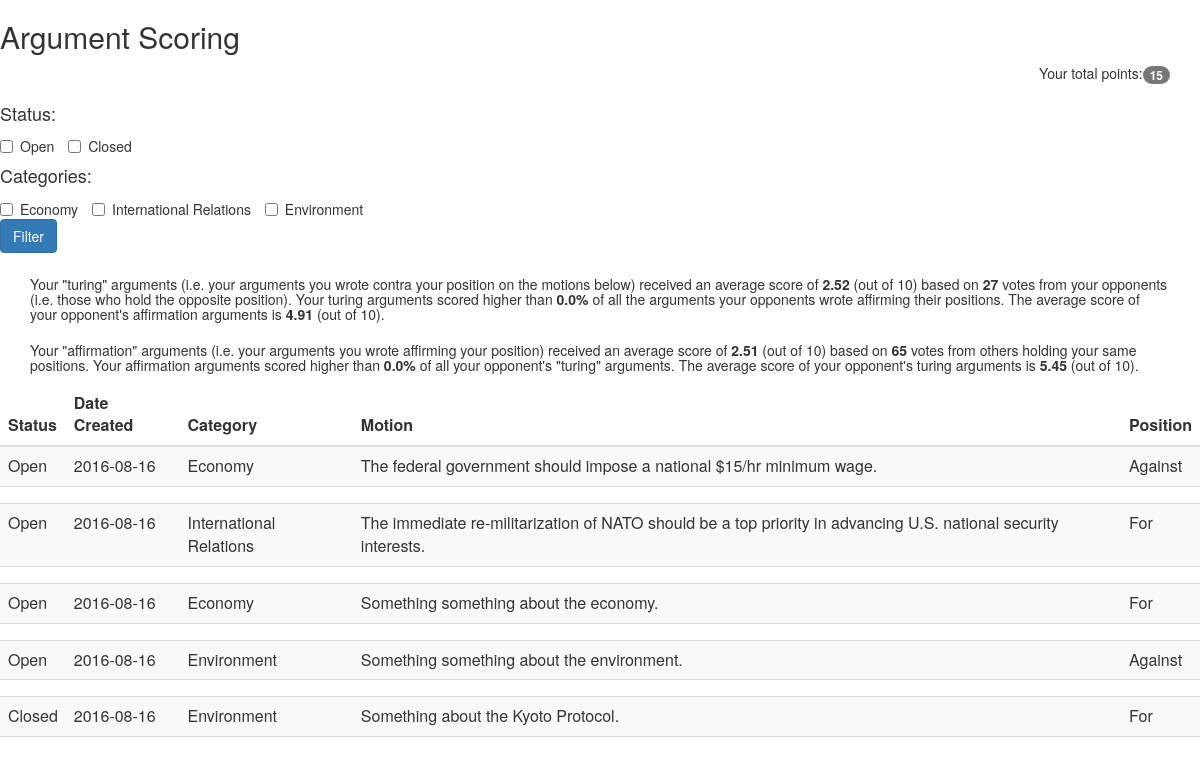
Screenshot of /scoring (signed in) with the database file from the repository.
### models.py (models this page shows, shortened)
class Topic(db.Model):
    __tablename__ = "topics"
    id = db.Column(db.Integer, primary_key=True)
    category = db.Column(db.String, nullable=False)
    topic = db.Column(db.String, nullable=False)
    author_id = db.Column(db.Integer, ForeignKey('users.id'))
    created_date = db.Column(db.Date, default=datetime.date.today)
    status = db.Column(db.Boolean, nullable=False)
    def return_status(self):
        if self.status == True:
            return "Open"
        else:
            return "Closed"

### app.py (the view)
@app.route('/scoring', methods=['GET'])
@login_required
def scoring():
    user_motions = Motion.query.filter_by(user_id = session['user_id']).all()
    user_topic_ids = [motion.topic_id for motion in user_motions]
    categories = db.session.query(Topic.category).distinct().filter(Topic.id.in_(user_topic_ids)).all()
    filtered_categories = [str(request.args.get(i[0])) for i in categories if request.args.get(i[0]) != None]
    if len(categories) != len(filtered_categories) and len(filtered_categories) > 0:
        topic_ids = db.session.query(Topic.id).filter(Topic.category.in_(filtered_categories)).all()
        topic_ids = [i[0] for i in topic_ids]
        user_motions = [motion for motion in user_motions if motion.topic_id in topic_ids]
    if request.args.get('open_filter') is not None and request.args.get('closed_filter') == None:
        topic_ids = db.session.query(Topic.id).filter(Topic.status == True).all()
        topic_ids = [i[0] for i in topic_ids]
        user_motions = [motion for motion in user_motions if motion.topic_id in topic_ids]
    if request.args.get('open_filter') == None and request.args.get('closed_filter') is not None:
        topic_ids = db.session.query(Topic.id).filter(Topic.status == False).all()
        topic_ids = [i[0] for i in topic_ids]
        user_motions = [motion for motion in user_motions if motion.topic_id in topic_ids]
    motions = []
    opponent_turing_args_ids = []
    opponent_true_args_ids = []
    user_turing_args_ids = []
    user_true_args_ids = []
    for motion in user_motions:
        arguments = db.session.query(Argument).filter(Argument.motion_id == motion.id).all()
        topic = db.session.query(Topic).filter(Topic.id == motion.topic_id)
        numbers = []
        opp_user_boolean = not motion.user_procon
        opponent_motions = db.session.query(Motion.id).filter(Motion.topic_id == motion.topic_id, Motion.user_procon == opp_user_boolean).all()
        opponent_motions = [mot[0] for mot in opponent_motions]
        opponent_arg_ids = db.session.query(Argument).filter(Argument.motion_id.in_(opponent_motions)).all()
        user_turing_arg_ind = True
        for arg in arguments:
            if motion.user_procon == arg.procon:
                user_turing_arg_ind = False
                user_true_args_ids.append(arg.id)
                for opp_arg in opponent_arg_ids:
                    if opp_arg.procon == arg.procon:
                        opponent_turing_args_ids.append(opp_arg.id)
                    else:
                        opponent_true_args_ids.append(opp_arg.id)
            else:
                user_turing_args_ids.append(arg.id)
            arg_votes = db.session.query(func.count(Vote.id)).filter(Vote.argument_id == arg.id)[0][0]
            arg_score = round(db.session.query(func.avg(Vote.value)).filter(Vote.argument_id == arg.id).all()[0][0], 2) if arg_votes > 0 else 0
            motion_ids = db.session.query(Motion.id).filter(Motion.topic_id == topic[0].id, Motion.user_procon != motion.user_procon).all()
            motion_ids = [mot[0] for mot in motion_ids]
            argument_ids = db.session.query(Argument.id).filter(Argument.motion_id.in_(motion_ids), Argument.procon == arg.procon).all()
            argument_ids = [arg[0] for arg in argument_ids]
            opp_votes = db.session.query(func.count(Vote.id)).filter(Vote.argument_id.in_(argument_ids))[0][0]
            opp_avg_score = round(db.session.query(func.avg(Vote.value)).filter(Vote.argument_id.in_(argument_ids)).all()[0][0], 2) if opp_votes > 0 else 0
            numbers.append(opp_votes)
            numbers.append(opp_avg_score)
            numbers.append(arg_votes)
            numbers.append(arg_score)
        motions.append([topic, arguments, numbers, motion.user_procon])
    user_turing_votes = db.session.query(func.count(Vote.id)).filter(Vote.argument_id.in_(user_turing_args_ids))[0][0]
    user_turing_avg = db.session.query(func.avg(Vote.value)).filter(Vote.argument_id.in_(user_turing_args_ids))
    user_turing_avg = round(user_turing_avg[0][0], 2)
    user_true_votes = db.session.query(func.count(Vote.id)).filter(Vote.argument_id.in_(user_true_args_ids))[0][0]
    user_true_avg = db.session.query(func.avg(Vote.value)).filter(Vote.argument_id.in_(user_true_args_ids))
    user_true_avg = round(user_true_avg[0][0], 2)
    opp_true_arg_votes = db.session.query(Argument.author_id, func.avg(Vote.value)).join(Vote).filter(Argument.id.in_(opponent_true_args_ids)).group_by(Argument.author_id).all()
    opp_true_avg = round(db.session.query(func.avg(Vote.value)).filter(Vote.argument_id.in_(opponent_true_args_ids))[0][0], 2)
    user_turing_percentile = round(((float(len([round(avg[1], 2) for avg in opp_true_arg_votes if round(avg[1], 2) < user_turing_avg])) / len(opp_true_arg_votes))*100), 1)
    opp_turing_arg_votes = db.session.query(Argument.author_id, func.avg(Vote.value)).join(Vote).filter(Argument.id.in_(opponent_turing_args_ids)).group_by(Argument.author_id).all()
    opp_turing_avg = round(db.session.query(func.avg(Vote.value)).filter(Vote.argument_id.in_(opponent_turing_args_ids))[0][0], 2)
    user_true_percentile = round(((float(len([round(avg[1], 2) for avg in opp_turing_arg_votes if round(avg[1], 2) < user_true_avg])) / len(opp_turing_arg_votes))*100), 1)
    summary_statistics = [user_turing_votes, user_turing_avg, opp_true_avg, user_turing_percentile, user_true_votes, user_true_avg, opp_turing_avg, user_true_percentile]
    user_points = get_user_points()
    return render_template('scoring.html', motions = motions, categories = categories, summary_statistics = summary_statistics, user_points = user_points)

### app.py (called while the page is built)
def login_required(f):
    @wraps(f)
    def wrap(*args, **kwargs):
        if 'logged_in' in session:
            return f(*args, **kwargs)
        else:
            flash('You need to login first.')
            return redirect(url_for('login'))
    return wrap

def get_user_points():
    user = User.query.filter_by(id=session['user_id'])
    return int(user[0].points)

### templates/scoring.html (shortened to what this page needs)
<html>
  <head>
    <link href="{{ url_for('static', filename='bootstrap.min.css') }}" rel="stylesheet" media="screen">
    <link rel="stylesheet" href="http://maxcdn.bootstrapcdn.com/bootstrap/3.3.5/css/bootstrap.min.css">
  </head>
<body>
  <h2> Argument Scoring</h2>
  <div class="container">
    <p align="right">
        Your total points:<span class="badge">{{ user_points }}</span></a><br>
    </p>
  </div>
  <form method="get">
    <h4>Status: </h4>
    <label class="checkbox-inline">
      <input type="checkbox" value="Open" name="open_filter">Open
    </label>
    <label class="checkbox-inline">
      <input type="checkbox" value="Closed" name="closed_filter">Closed
    </label>
    <h4>Categories: </h4>
    {% for cat in categories %}
    <label class="checkbox-inline">
      <input type="checkbox" value="{{ cat[0] }}" name="{{ cat[0] }}">{{ cat[0] }}
    </label>
    {% endfor %}
    <div>
      <button class="btn btn-primary" type="submit">Filter</button>
    </div>
  </form>
  <div class="container">
    <h5>Your "turing" arguments (i.e. your arguments you wrote contra your position on the motions below) received an average score of <b>{{ summary_statistics[1] }}</b>
     (out of 10) based on <b>{{ summary_statistics[0] }}</b> votes from your opponents (i.e. those who hold the opposite position). Your turing arguments scored higher
     than <b>{{ summary_statistics[3] }}%</b> of all the arguments your opponents wrote affirming their positions. The average score of your opponent's affirmation
     arguments is <b>{{ summary_statistics[2] }}</b> (out of 10).</h5>
  </div>
  <div class="container">
    <h5>Your "affirmation" arguments (i.e. your arguments you wrote affirming your position) received an average score of <b>{{ summary_statistics[5] }}</b>
     (out of 10) based on <b>{{ summary_statistics[4] }}</b> votes from others holding your same positions. Your affirmation arguments scored higher
     than <b>{{ summary_statistics[7] }}%</b> of all your opponent's "turing" arguments. The average score of your opponent's turing
     arguments is <b>{{ summary_statistics[6] }}</b> (out of 10).</h5>
  </div>
<table class="table table-striped" id="account-table">
    <thead>
        <tr>
            <th>Status</th>
            <th>Date Created</th>
            <th>Category</th>
            <th>Motion</th>
            <th>Position</th>
        </tr>
    </thead>
    <tbody>
      {% for motion in motions %}
      <tr data-toggle="collapse" data-target="#accordion{{ motion[0][0].id }}" data-parent="accordion-toggle">
        <td>{{ motion[0][0].return_status() }}</td>
        <td>{{ motion[0][0].created_date }}</td>
        <td>{{ motion[0][0].category }}</td>
        <td>{{ motion[0][0].topic }}</td>
        {% if motion[3] == True %}
        <td>For</td>
        {% else %}
        <td>Against</td>
        {% endif %}
      </tr>
      <tr>
        <td colspan="5" class="hiddenRow">
        </td>
      </tr>
      {% endfor %}
    </tbody>
</table>
</body>
</html>

### rows the page displays
Topic: status "Open", created_date "2016-08-16", category "Economy", topic "The federal government should impose a national $15/hr minimum wage."
Topic: status "Open", created_date "2016-08-16", category "International Relations", topic "The immediate re-militarization of NATO should be a top priority in advancing U.S. national security interests."
Topic: status "Open", created_date "2016-08-16", category "Economy", topic "Something something about the economy."
Topic: status "Open", created_date "2016-08-16", category "Environment", topic "Something something about the environment."
Topic: status "Closed", created_date "2016-08-16", category "Environment", topic "Something about the Kyoto Protocol."

### other values shown
{{ user_points }} "15"
{{ cat[0] }} "Economy" "International Relations" "Environment"
{{ summary_statistics[1] }} "2.52"
{{ summary_statistics[0] }} "27"
{{ summary_statistics[3] }} "0.0"
{{ summary_statistics[2] }} "4.91"
{{ summary_statistics[5] }} "2.51"
{{ summary_statistics[4] }} "65"
{{ summary_statistics[7] }} "0.0"
{{ summary_statistics[6] }} "5.45"
